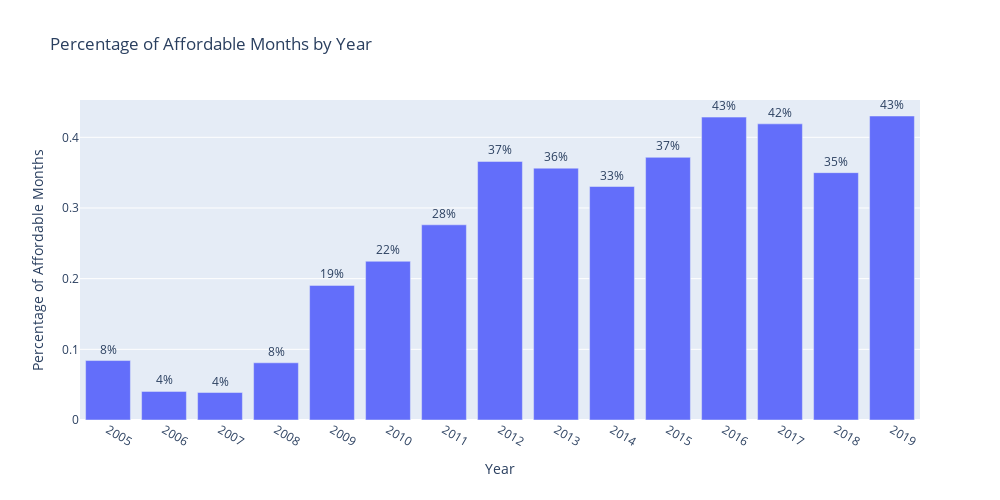

Notebook cell for this chart:
### Code cell
# Percentage of Affordable Months by Year

all_year = pd.crosstab(final_table.Year,final_table.affordable)
# calculate percentage
all_year['percent_affordable'] = (all_year['Yes']/(all_year['Yes'] + all_year['No']))
all_year = all_year.sort_values('Year')
all_year = all_year.reset_index()


fig = px.bar(data_frame=all_year,x='Year',y='percent_affordable',\
    labels={'percent_affordable': 'Percentage of Affordable Months'},\
    text_auto='.0%',title='Percentage of Affordable Months by Year', width=1000, height=500)
fig.update_xaxes(tickangle=30,tickvals=all_year['Year'])
fig.update_traces(textposition='outside')
fig.show()

### Figure 1 — Plotly figure (JSON) as saved in the notebook; plotly's stock layout.template omitted (floating-point values rounded to 4 significant figures)
{"data": [{"alignmentgroup": "True", "hovertemplate": "Year=%{x}<br>Percentage of Affordable Months=%{y}<extra></extra>", "legendgroup": "", "marker": {"color": "#636efa", "pattern": {"shape": ""}}, "name": "", "offsetgroup": "", "orientation": "v", "showlegend": false, "textposition": "outside", "texttemplate": "%{y:.0%}", "type": "bar", "x": [2005, 2006, 2007, 2008, 2009, 2010, 2011, 2012, 2013, 2014, 2015, 2016, 2017, 2018, 2019], "xaxis": "x", "y": [0.08413, 0.04048, 0.03889, 0.08095, 0.1905, 0.2246, 0.2762, 0.3659, 0.3563, 0.3304, 0.3717, 0.4286, 0.419, 0.35, 0.4302], "yaxis": "y"}], "layout": {"barmode": "relative", "height": 500, "legend": {"tracegroupgap": 0}, "title": {"text": "Percentage of Affordable Months by Year"}, "width": 1000, "xaxis": {"anchor": "y", "domain": [0, 1], "tickangle": 30, "tickvals": [2005, 2006, 2007, 2008, 2009, 2010, 2011, 2012, 2013, 2014, 2015, 2016, 2017, 2018, 2019], "title": {"text": "Year"}}, "yaxis": {"anchor": "x", "domain": [0, 1], "title": {"text": "Percentage of Affordable Months"}}}}
